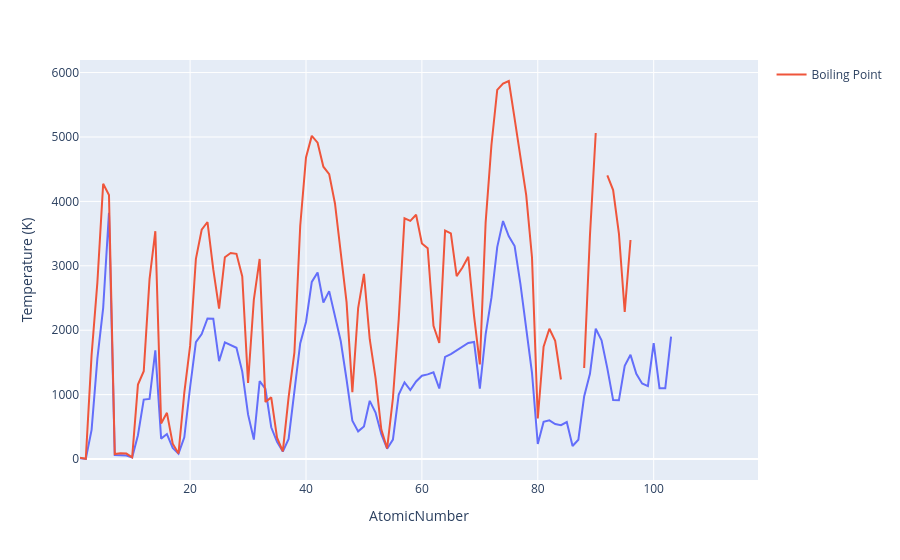

Notebook code for this chart:
### Markdown cell above
Once you have a variable representing a figure, you can continue to update it in different cells.
This figure includes both melting and boiling points, so we will label the y axis "Temperature (K)".

### Code cell
fig.update_yaxes(title="Temperature (K)")
